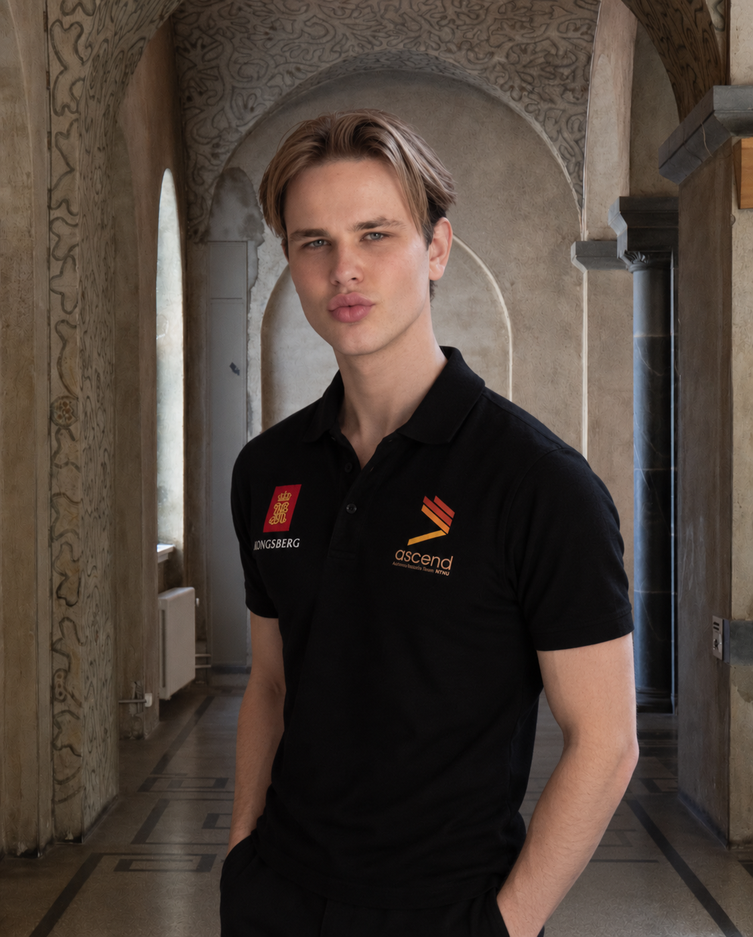
#> input picture data/task1.png, 753 x 937 px, shrunk from 1124 x 1399 before the run, given in place of challenge1.jpeg, which was not available
$ python generate_challenge1.py
#> lines starting #> are read from the running program, lines starting #| are printed output that depends on the picture; pictures that were not available may be replaced by others from this repository, and a replacement may not be noted
"""Instructor-only: generate the hidden-image exercise and check recovery.

Run from the repository root:
    .venv/bin/python instructor/generate_challenge1.py
Add --preview /tmp/challenge1_recovered.png to inspect the reference recovery.
Do not distribute this script or the original image with the student exercise.
"""

import argparse
from pathlib import Path

import cv2
import numpy as np

ROOT = Path(__file__).resolve().parents[1]
LOW, HIGH = 112, 143


def embed(rgb, seed=42):
    """Encode RGB signal in a narrow band; replace 75% with out-of-band noise."""
    rng = np.random.default_rng(seed)
    signal = np.rint(LOW + rgb.astype(np.float32) * (HIGH - LOW) / 255).astype(np.uint8)
    allowed = np.concatenate((np.arange(LOW), np.arange(HIGH + 1, 256))).astype(np.uint8)
    noise = rng.choice(allowed, size=rgb.shape)
    # Shared support preserves complete RGB samples; noise colors are independent.
    keep = rng.random(rgb.shape[:2]) < 0.25
    return np.where(keep[:, :, None], signal, noise).astype(np.uint8)


def recover(rgb):
    """Reference: histogram band selection, normalized smoothing, contrast stretch."""
    valid = np.all((rgb >= LOW) & (rgb <= HIGH), axis=2).astype(np.float32)
    weight = cv2.GaussianBlur(valid, (0, 0), 2.0)
    numerator = cv2.GaussianBlur(rgb.astype(np.float32) * valid[:, :, None], (0, 0), 2.0)
    smoothed = numerator / np.maximum(weight[:, :, None], 1e-6)
    return np.clip((smoothed - LOW) * 255 / (HIGH - LOW), 0, 255).astype(np.uint8)


def main():
    parser = argparse.ArgumentParser(description=__doc__)
    parser.add_argument('--source', type=Path, default=ROOT / 'data/challenge1.jpeg')
    parser.add_argument('--output', type=Path, default=ROOT / 'data/challenge1_noisy.png')
    parser.add_argument('--preview', type=Path)
    parser.add_argument('--seed', type=int, default=42)
    args = parser.parse_args()
    bgr = cv2.imread(str(args.source))
#> bgr is the input picture: shape (937, 753, 3); mean B, G, R 57.8, 65.9, 77.9
    if bgr is None:
        parser.error(f'Cannot read {args.source}')
    if args.output.suffix.lower() != '.png':
        parser.error('Use PNG to preserve the encoded intensity values')
    rgb = cv2.cvtColor(bgr, cv2.COLOR_BGR2RGB)
    noisy = embed(rgb, args.seed)
#> in embed, `signal = np.rint(LOW + rgb.astype(np.float32) * (HIGH - LOW) / 255).as..`:
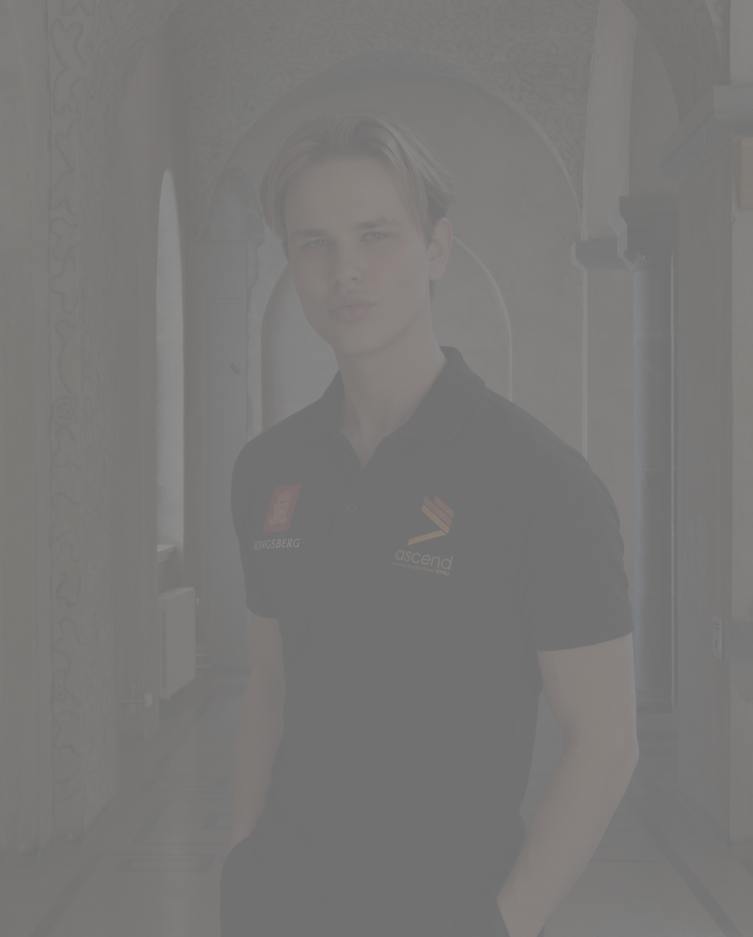
#> signal: shape (937, 753, 3); mean R, G, B 121.4, 120, 119
#> in embed, `return np.where(keep[:, :, None], signal, noise).astype(np.uint8)`:
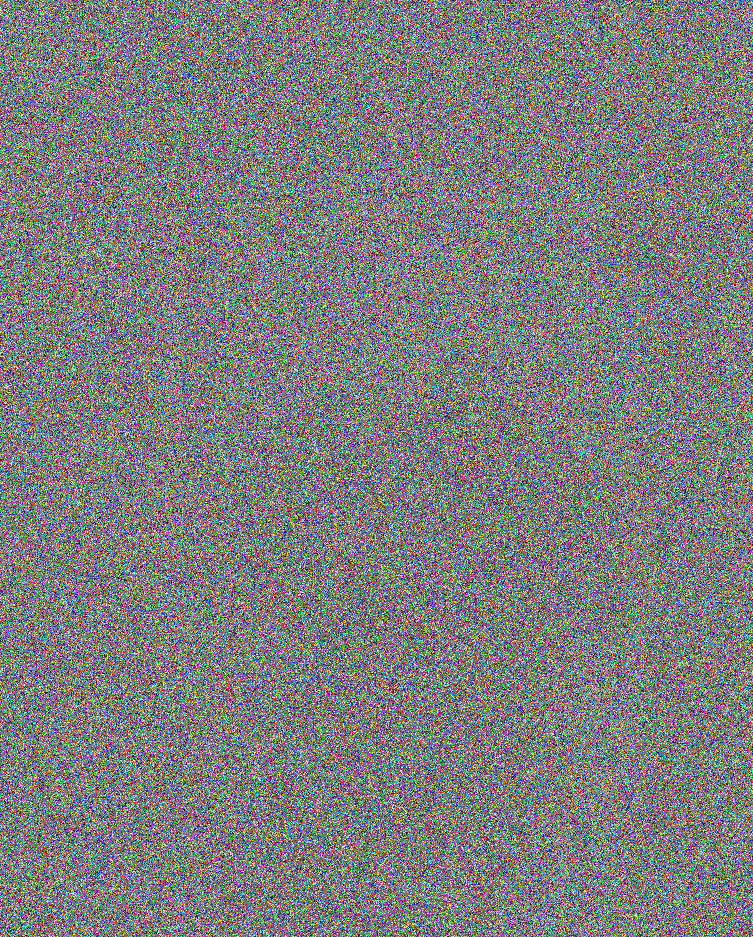
#> returned value: shape (937, 753, 3); mean of channels 0, 1, 2 125.9, 125.8, 125.3; drawn as B, G, R
    if not cv2.imwrite(str(args.output), cv2.cvtColor(noisy, cv2.COLOR_RGB2BGR)):
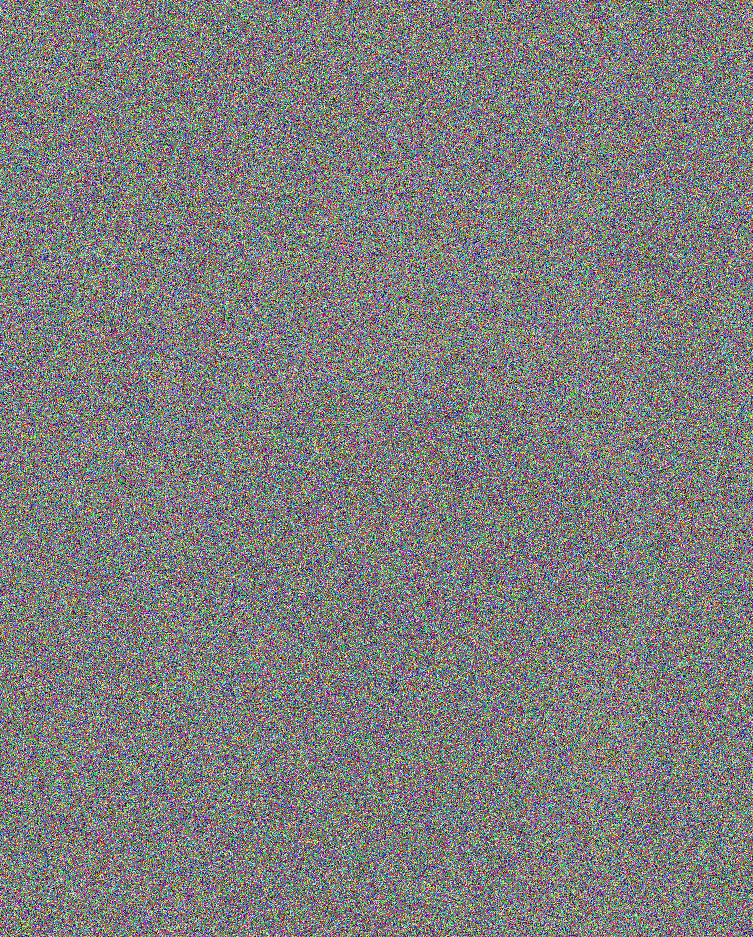
#> saved as challenge1_noisy.png: shape (937, 753, 3); mean B, G, R 125.3, 125.8, 125.9
        raise OSError(f'Cannot save {args.output}')
    if args.preview:
        if not cv2.imwrite(str(args.preview), cv2.cvtColor(recover(noisy), cv2.COLOR_RGB2BGR)):
            raise OSError(f'Cannot save {args.preview}')
    print(f'Saved {args.output}: {noisy.shape[1]} x {noisy.shape[0]}, RGB, uint8')
#| Saved data/challenge1_noisy.png: 753 x 937, RGB, uint8


if __name__ == '__main__':
    main()

$ run again, on data/task3.png
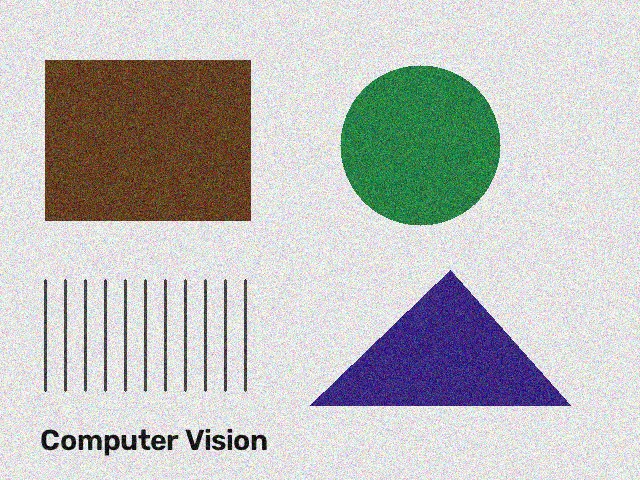
#> input picture data/task3.png, 640 x 480 px, given in place of challenge1.jpeg, which was not available
#> in main, bgr is the input picture: shape (480, 640, 3); mean B, G, R 187.5, 189.5, 188.4
#> in embed, `return np.where(keep[:, :, None], signal, noise).astype(np.uint8)`:
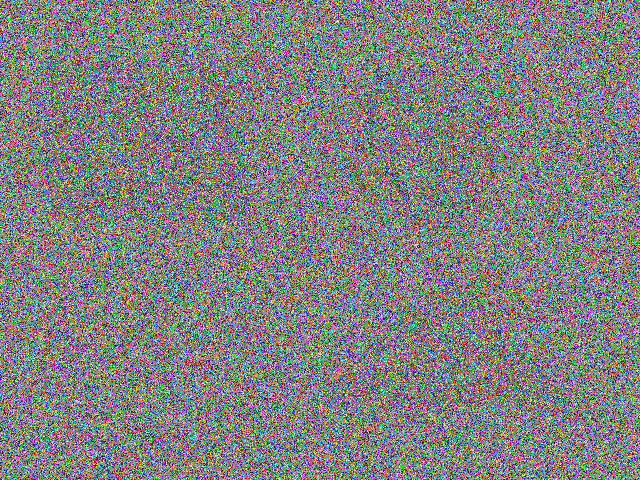
#> returned value: shape (480, 640, 3); mean of channels 0, 1, 2 129.2, 129.5, 129.2; drawn as B, G, R
#> in main, `if not cv2.imwrite(str(args.output), cv2.cvtColor(noisy, cv2.COLOR_RGB..`:
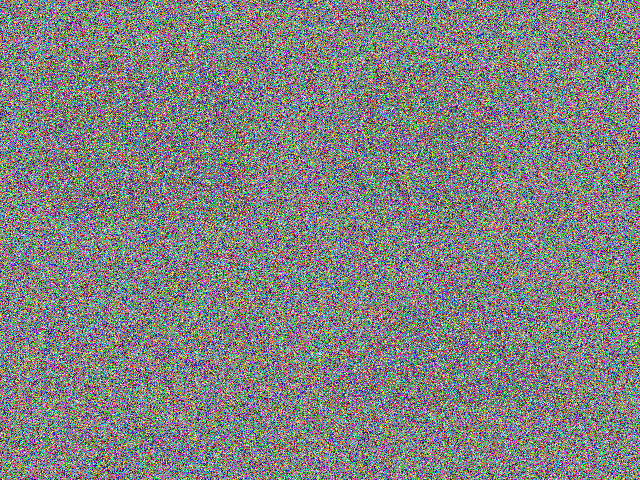
#> saved as challenge1_noisy.png: shape (480, 640, 3); mean B, G, R 129.2, 129.5, 129.2
#| Saved data/challenge1_noisy.png: 640 x 480, RGB, uint8
